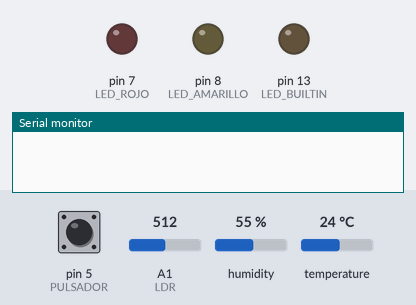
A sketch run on a simulated Arduino Uno, built with avr-gcc and run on an emulated ATmega328P. Shown: output pins drawn as LEDs (lit = HIGH), the last lines printed to the serial monitor. Dashed ring = blinking. The inputs (shaded band) are chosen by the test bench; at power-on: pin 5 (PULSADOR) HIGH, A1 (LDR) = 512, humidity 55 %, temperature 24 °C.

Above: at 0.1 s.
At 4.7 s:
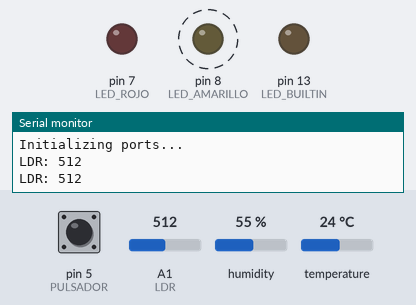
4.8 s: pin 5 (PULSADOR) pulled LOW for 0.15 s
At 12.3 s:
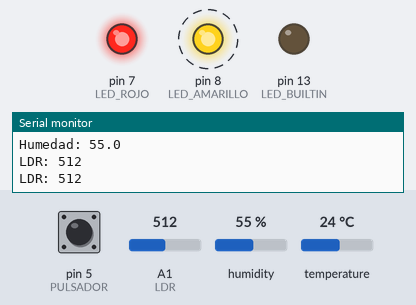
Timing chart, 0 to 20.0 s (numbered marks = the images above; inputs shaded):
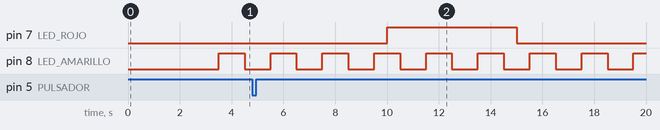

Measured:
- by itself, pin 8 (LED_AMARILLO): alternates HIGH for 1.0 s and LOW for 1.0 s

The sketch:

Test-Sensores.ino
```cpp
#include "DHTStable.h"

#define LED_ROJO 7
#define LED_AMARILLO 8
#define PULSADOR 5
#define LDR A1
#define DHT22 9

DHTStable DHT;

// variables para publicar periodicamente
long lastMsg = 0;
long lastMsg2 = 0;

// variable pulsador
boolean anterior_pulsador;
boolean estado_led_rojo = 0;
boolean estado_led_amarillo = 0;

void setup() {
  Serial.begin(115200);
  while (!Serial) {
    ;  // wait for serial port to connect. Needed for native USB port only
  }
  delay(2000);

  Serial.println("Starting Arduino MKR1500...");
  Serial.println("Initializing ports...");
  pinMode(LED_BUILTIN, OUTPUT);
  pinMode(LED_ROJO, OUTPUT);        //inicializamos salida para led
  pinMode(LED_AMARILLO, OUTPUT);    //inicializamos salida para led
  pinMode(PULSADOR, INPUT_PULLUP);  // inicializamos entrada para pulsador

  anterior_pulsador = digitalRead(PULSADOR);

  delay(1500);
}

void loop() {
  //publicar cada 15 segundos
  long now = millis();
  if (now - lastMsg > 5000) {
    lastMsg = now;
    digitalWrite(LED_ROJO, estado_led_rojo);
    estado_led_rojo = !estado_led_rojo;
    int chk = DHT.read22(DHT22);
    if (chk == DHTLIB_OK) {
      Serial.print("Temperatura: ");
      Serial.println(DHT.getTemperature(), 1);
      Serial.print("Humedad: ");
      Serial.println(DHT.getHumidity(), 1);
    } else {
      Serial.println("Error sonda");
    }
  }

  if (now - lastMsg2 > 1000) {
    lastMsg2 = now;
    digitalWrite(LED_AMARILLO, !estado_led_amarillo);
    estado_led_amarillo = !estado_led_amarillo;
    Serial.print("LDR: ");
    Serial.println(analogRead(LDR));
  }

  //comprobar pulsación pulsador
  boolean estado_pulsador = digitalRead(PULSADOR);
  if (anterior_pulsador != estado_pulsador) {
    anterior_pulsador = estado_pulsador;
    if (estado_pulsador == LOW) {  //flanco descendente pull-up
      Serial.println("Pulsador Presionado");
    } else {
      Serial.println("Pulsador Soltado");
    }
  }
}
```
